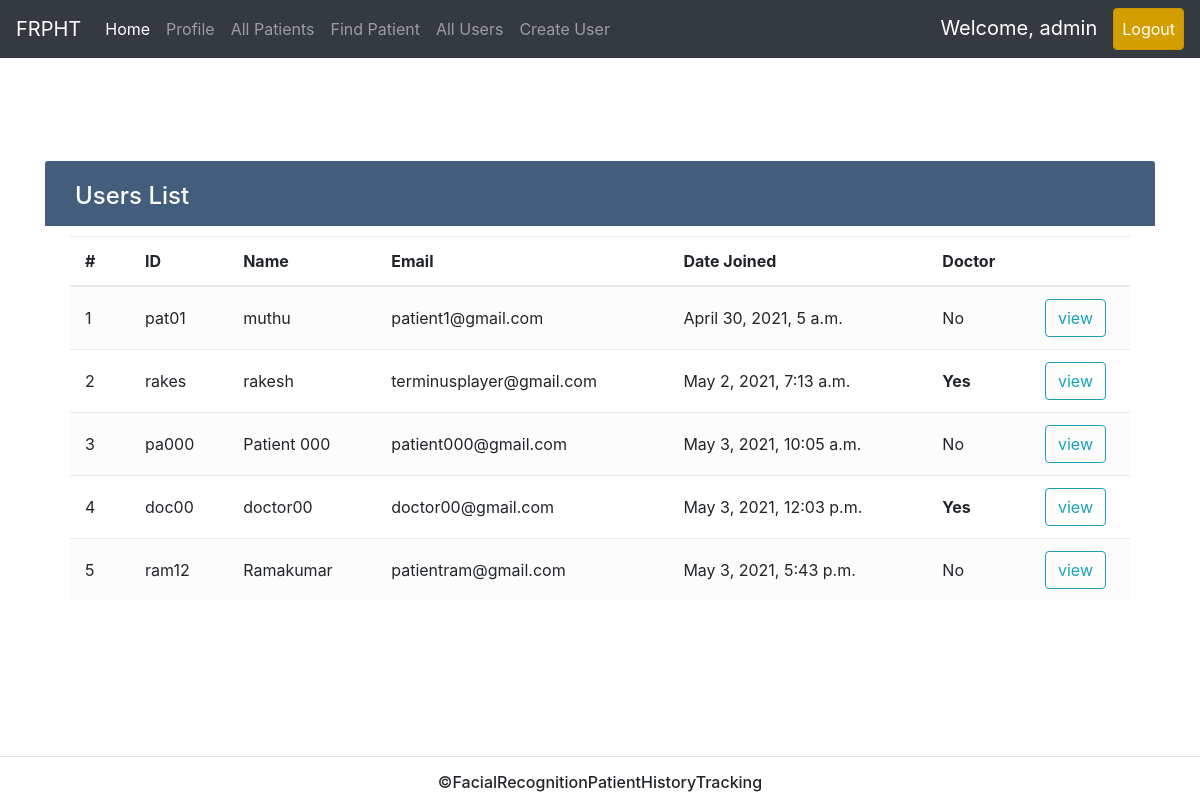
Page /allusers/ (signed in) on the earlier database version.
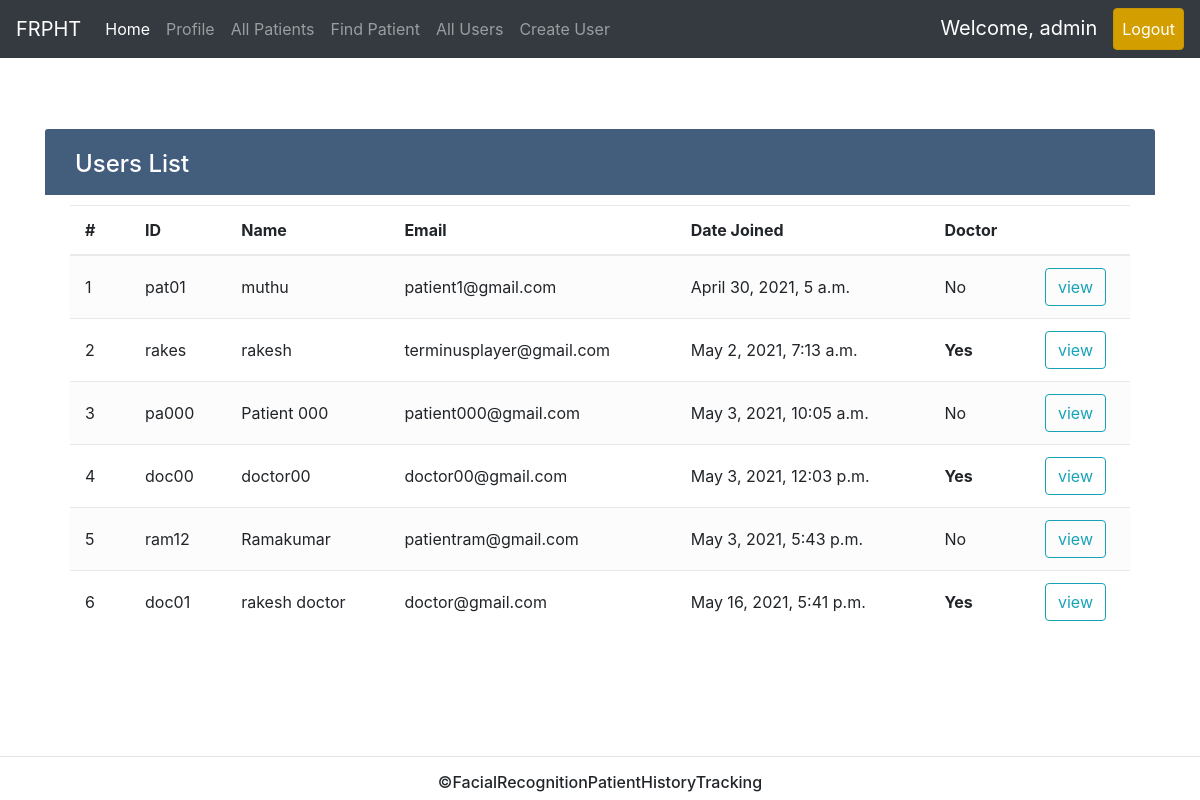
Same page on the later database version.
### account/models.py (models this page shows, shortened)
class Account(AbstractBaseUser):
    GENDER = (
        ('Male','Male'),
        ('Female','Female'),
    )
    BLOOD_GROUP = (
        ("A+ve", "A+"),
        ("A-ve", "A-"),
        ("B+ve", "B+"),
        ("B-ve", "B-"),
        ("O+ve", "O+"),
        ("O-ve", "O-"),
        ("AB+ve", "AB+"),
        ("AB-ve", "AB-"),
    )
    email = models.EmailField(verbose_name = 'Email' , unique=True , max_length=100)
    userID = models.CharField(max_length=8, unique=True, primary_key = True)
    username = models.CharField(max_length=100, verbose_name = 'Full Name')
    date_joined = models.DateTimeField(verbose_name="Date Joined" , auto_now_add=True)
    last_login = models.DateTimeField(verbose_name="Last Login" , auto_now=True)
    is_active = models.BooleanField(default=True)
    is_doctor = models.BooleanField(default=False)
    is_superuser = models.BooleanField(default=False)
    father_name = models.CharField(max_length=50, null = True, blank = True)
    age = models.IntegerField(null = True, blank = True)
    gender = models.CharField(max_length=10 , choices=GENDER, null = True, blank = True)
    blood_group = models.CharField(max_length=10 , choices=BLOOD_GROUP, null = True, blank = True)
    number = models.CharField(max_length=10, null = True, blank = True)
    emergency_number = models.CharField(max_length=10, null = True, blank = True)
    userphoto = models.ImageField(upload_to = userphoto_path , default = defaultphoto_path, verbose_name= "Photo" ,null = True, blank = True, max_length=255)
    objects = MyAccountManager()
    USERNAME_FIELD = 'email'
    REQUIRED_FIELDS = ['userID', 'username']
    def has_perms(self,perm, obj=None):
        for per in perm:
            if 'is_doctor' == per:
                return self.is_doctor
            elif 'is_superuser' == per:
                return self.is_superuser

### useraccount/views.py (the view)
# urls.py: path("allusers/",views.allusersview, name= 'allusers'),
@login_required
@permission_required('is_superuser')
def allusersview(request):
    users = Account.objects.exclude(is_superuser=True)
    context = {'accounts': users}
    return render(request, 'useraccount/users/allusers.html', context)

### useraccount/templates/useraccount/users/allusers.html (shortened to what this page needs)
{% extends 'useraccount/homepage.html' %}
{% block homecontent %}
<div class="container-xl">
  <div class="table-responsive">
    <div class="table-wrapper">
      <div class="table-title">
        <div class="row">
          <div class="col-sm-2">
            <h2>Users List</h2>
          </div>
          <div class="col-sm-10">
          </div>
        </div>
      </div>
      <table class="table table-striped table-hover">
        <thead>
          <tr>
            <th>#</th>
            <th>ID</th>
            <th>Name</th>
            <th>Email</th>
            <th>Date Joined</th>
            <th>Doctor</th>
            <th></th>
          </tr>
        </thead>
        <tbody>
          {% for acc in accounts %}
            <tr>
              <td>{{forloop.counter}}</td>
              <td>{{acc.userID}}</td>
              <td>{{acc.username}}</td>
              <td>{{acc.email}}</td>
              <td>{{acc.date_joined}}</td>
              <td>{% if acc.is_doctor %}<b>Yes</b>{% else %}No{% endif %}</td>
              <td>
                <a href="{% url 'patientprofile' acc.userID %}"><input type="button" class = "btn btn-outline-info" name="view" value="view"></a>
              </td>
            </tr>
          {% endfor %}
        </tbody>
      </table>
    </div>
  </div>
</div>
{% endblock %}

Differences in the rows shown:
added Account: userID "doc01", username "rakesh doctor", email "doctor@gmail.com", date_joined "May 16, 2021, 5:41 p.m.", is_doctor "Yes"
